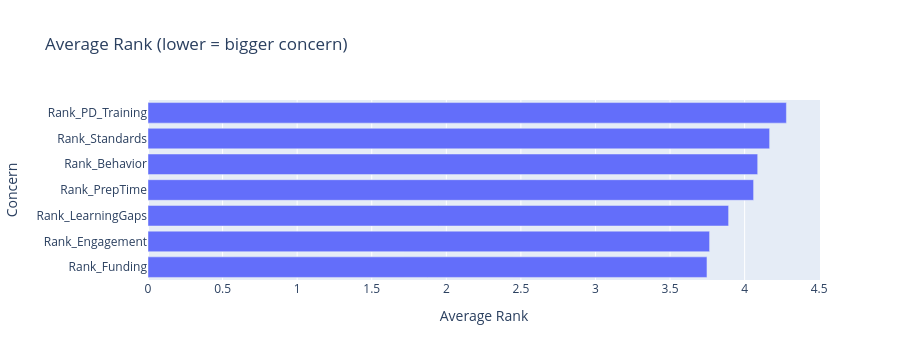

The notebook cell this image was saved under:
### Markdown cell above
### Figure 1: Average rank

### Code cell
avg_rank = df[rank_cols].mean().reset_index(name="Average Rank")
avg_rank = avg_rank.rename(columns={"index": "Concern"})
avg_rank = avg_rank.sort_values("Average Rank")

fig1 = px.bar(avg_rank, x="Average Rank", y="Concern", orientation="h",
              title="Average Rank (lower = bigger concern)")
fig1.show()

### Figure 1 — Plotly figure (JSON) as saved in the notebook; plotly's stock layout.template omitted (floating-point values rounded to 4 significant figures)
{"data": [{"hovertemplate": "Average Rank=%{x}<br>Concern=%{y}<extra></extra>", "legendgroup": "", "marker": {"color": "#636efa", "pattern": {"shape": ""}}, "name": "", "orientation": "h", "showlegend": false, "textposition": "auto", "type": "bar", "x": [3.748, 3.765, 3.893, 4.06, 4.088, 4.168, 4.28], "xaxis": "x", "y": ["Rank_Funding", "Rank_Engagement", "Rank_LearningGaps", "Rank_PrepTime", "Rank_Behavior", "Rank_Standards", "Rank_PD_Training"], "yaxis": "y"}], "layout": {"barmode": "relative", "height": 360, "legend": {"tracegroupgap": 0}, "title": {"text": "Average Rank (lower = bigger concern)"}, "xaxis": {"anchor": "y", "autorange": true, "domain": [0, 1], "range": [0, 4.505], "title": {"text": "Average Rank"}, "type": "linear"}, "yaxis": {"anchor": "x", "autorange": true, "domain": [0, 1], "range": [-0.5, 6.5], "title": {"text": "Concern"}, "type": "category"}}}
